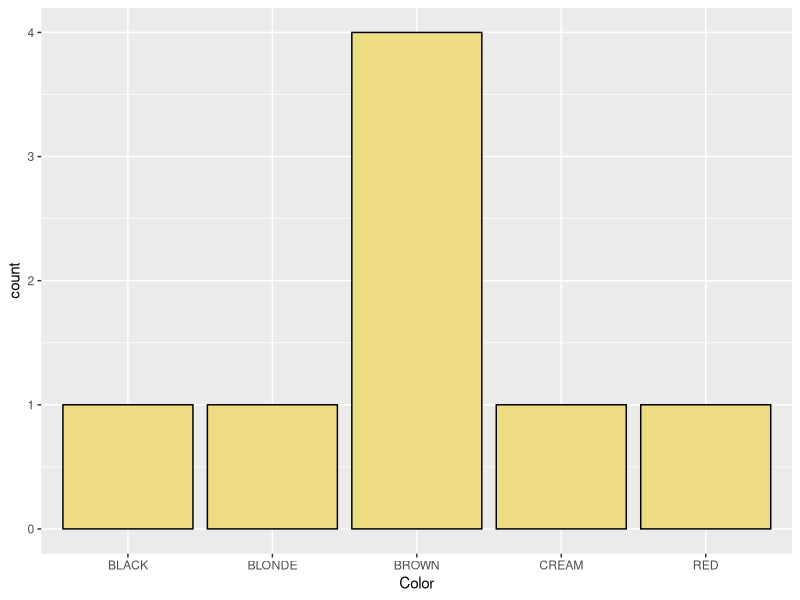
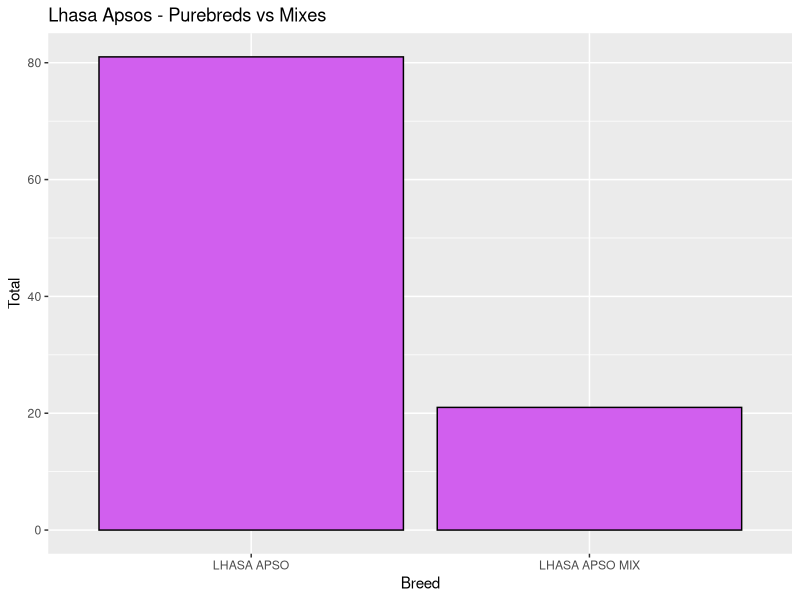

Source code (R) for these figures, in order:
## ---- chunk 1
knitr::opts_chunk$set(echo = TRUE)
## ---- chunk 2
allegheny_county_dog_licenses <- read.csv("allegheny_county_dog_licenses.csv", stringsAsFactors=FALSE)
head(allegheny_county_dog_licenses)



## ---- chunk 3

library(stringr)

rosie_tf <- str_detect(allegheny_county_dog_licenses$DogName, "ROSIE") #pull out dogs named Rosie
sum(rosie_tf) # there are 121, hooray!
rosie_df <- allegheny_county_dog_licenses[rosie_tf, ] # create df
head(rosie_df)

## ---- chunk 4

doodle_rosie_tf <- str_detect(rosie_df$Breed, "GOLDENDOODLE") # from dogs named Rosie, pull out goldendoodles 
sum(doodle_rosie_tf) # there are 8, double hooray! 
doodle_rosie_df <- rosie_df[doodle_rosie_tf, ] # create df 
head(doodle_rosie_df)

## ---- chunk 5
library('ggplot2')

ggplot(data = doodle_rosie_df, aes(x=Color))+
  geom_bar(color="black", fill="lightgoldenrod2")
## ---- chunk 6
rosalie_tf <- str_detect(allegheny_county_dog_licenses$DogName, "ROSALIE") #pull out dogs named Rosalie 
sum(rosalie_tf)
## ---- chunk 7
# Pull out all the Lhasa Apso mixes
lhasa_mix_tf <- str_detect(allegheny_county_dog_licenses$Breed, "LHASA APSO MIX")
sum(lhasa_mix_tf) # there are 21 Lhasa Apso mixes
lhasa_mix_df <- allegheny_county_dog_licenses[lhasa_mix_tf,]
## ---- chunk 8
lhasa_mix_names <- unique(lhasa_mix_df$DogName) # pull out unique names into a vector
lhasa_mix_names
length(lhasa_mix_names)
## ---- chunk 9
# pull out all dog breeds with "Lhasa" in the breed name 
all_lhasas_tf <- str_detect(allegheny_county_dog_licenses$Breed, "LHASA")
sum(all_lhasas_tf)

# pull all Lhasas into a dataframe 
all_lhasas_df <- allegheny_county_dog_licenses[all_lhasas_tf,]
all_lhasas_df


## ---- chunk 10

ggplot(data = all_lhasas_df, aes(x=Breed))+
  geom_bar(color="black", fill="mediumorchid2")+
  ggtitle("Lhasa Apsos - Purebreds vs Mixes")+
  ylab("Total")

